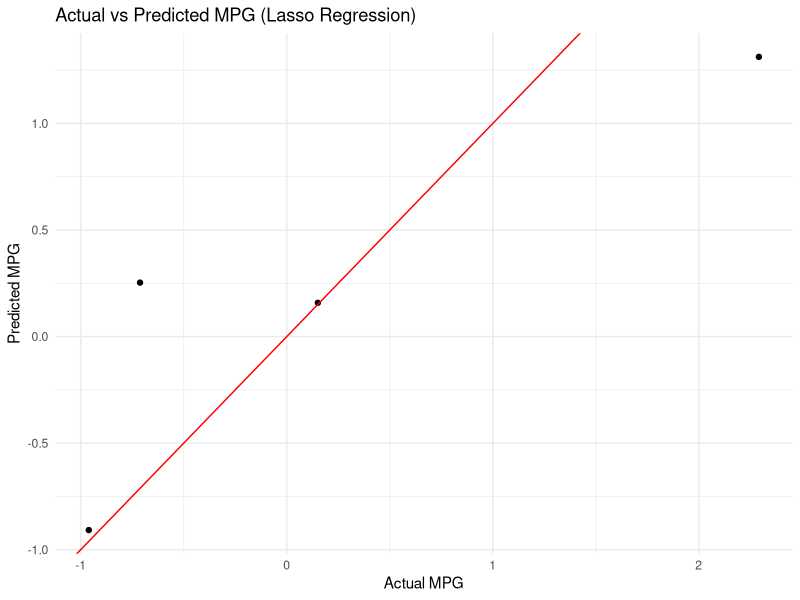
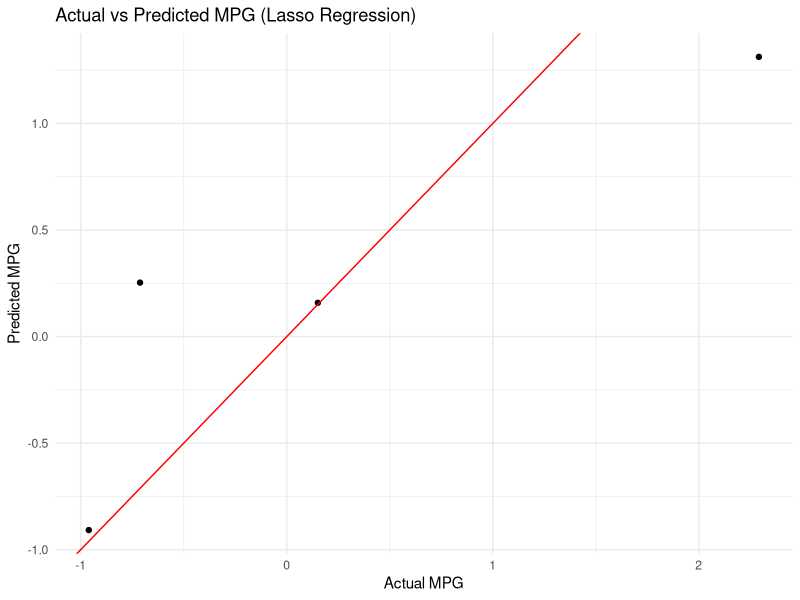

These charts were generated, in order, by the following R code:
# Install and load necessary packages
library(tidyverse)
library(caret)
library(broom)
library(glmnet)
library(pROC)

# Load and preprocess the dataset
data(mtcars)
df <- mtcars

# Feature Engineering: Create interaction terms
df <- df %>%
  mutate(HP_WT_Interaction = hp * wt)

# Data preprocessing: Standardize the features
df_scaled <- df %>%
  select(mpg, everything()) %>%
  scale() %>%
  as.data.frame()  # Convert back to data frame

# Preserve the original column names (scale() removes them)
colnames(df_scaled) <- colnames(df)

# Split the data into training and test sets
set.seed(123) # for reproducibility
trainIndex <- createDataPartition(df_scaled$mpg, p = 0.8, list = FALSE)
trainData <- df_scaled[trainIndex, ]
testData <- df_scaled[-trainIndex, ]

# Define features and target
x_train <- as.matrix(trainData %>% select(-mpg))
y_train <- trainData$mpg
x_test <- as.matrix(testData %>% select(-mpg))
y_test <- testData$mpg

# Model Building: Fit a linear regression model
lm_model <- lm(mpg ~ ., data = trainData)

# Model Tuning: Ridge and Lasso Regression
alpha_values <- c(0, 1) # Ridge (alpha=0) and Lasso (alpha=1)
cv_results <- lapply(alpha_values, function(a) {
  cv.glmnet(x_train, y_train, alpha = a)
})

# Best Lambda values
best_lambda_ridge <- cv_results[[1]]$lambda.min
best_lambda_lasso <- cv_results[[2]]$lambda.min

# Predictions
lm_predictions <- predict(lm_model, newdata = testData)
ridge_predictions <- predict(cv_results[[1]], s = best_lambda_ridge, newx = x_test)
lasso_predictions <- predict(cv_results[[2]], s = best_lambda_lasso, newx = x_test)

# Evaluation
lm_performance <- postResample(lm_predictions, y_test)
ridge_performance <- postResample(ridge_predictions, y_test)
lasso_performance <- postResample(lasso_predictions, y_test)

print(lm_performance)
print(ridge_performance)
print(lasso_performance)

# Visualization of actual vs predicted values for Lasso model
plot_df <- data.frame(
  Actual = y_test,
  Lasso_Predicted = as.numeric(lasso_predictions)  # Ensure predictions are numeric
)

ggplot(plot_df, aes(x = Actual, y = Lasso_Predicted)) +
  geom_point() +
  geom_abline(slope = 1, intercept = 0, color = "red") +
  labs(title = "Actual vs Predicted MPG (Lasso Regression)", x = "Actual MPG", y = "Predicted MPG") +
  theme_minimal()

# Save the plot to a file
ggsave("lasso_actual_vs_predicted.png")
